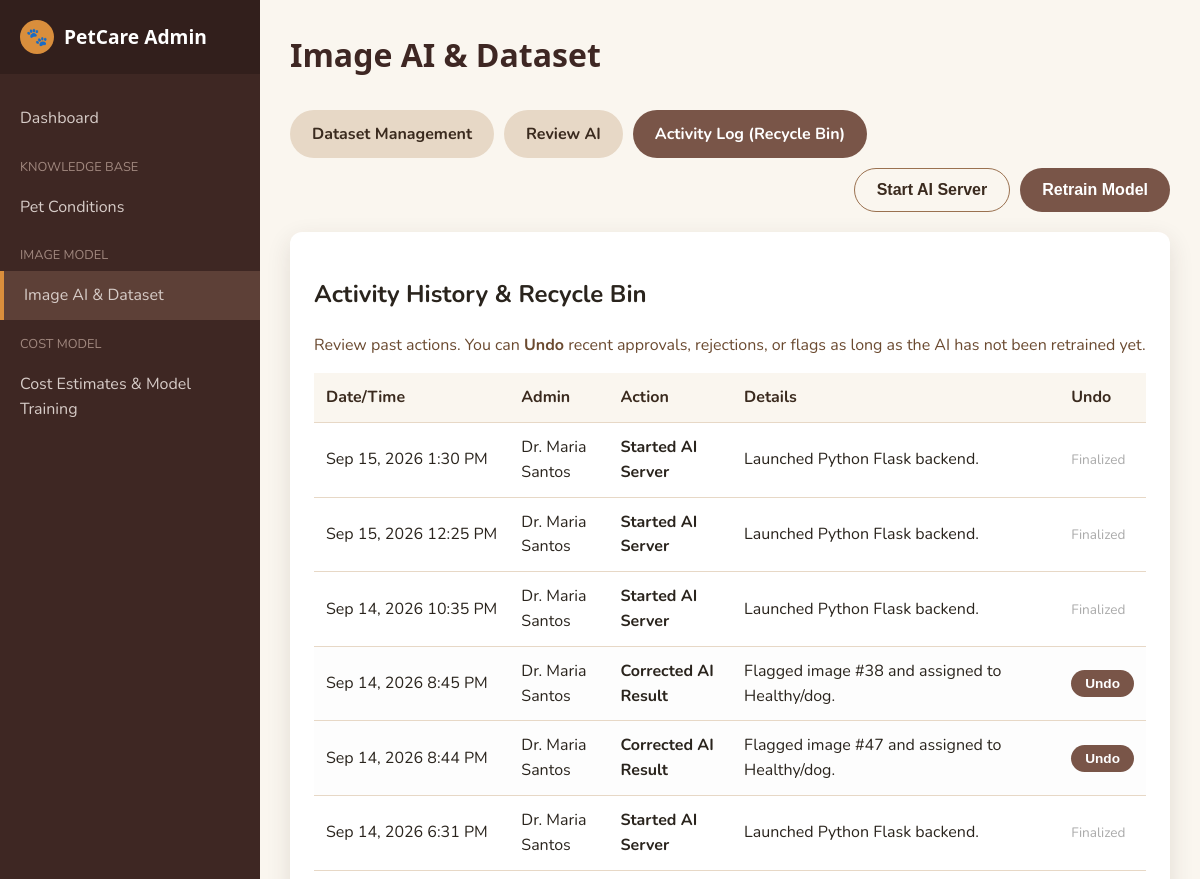
Before: /admin/image-review.php?view=activity_log (signed in, upper part) with the older database file.
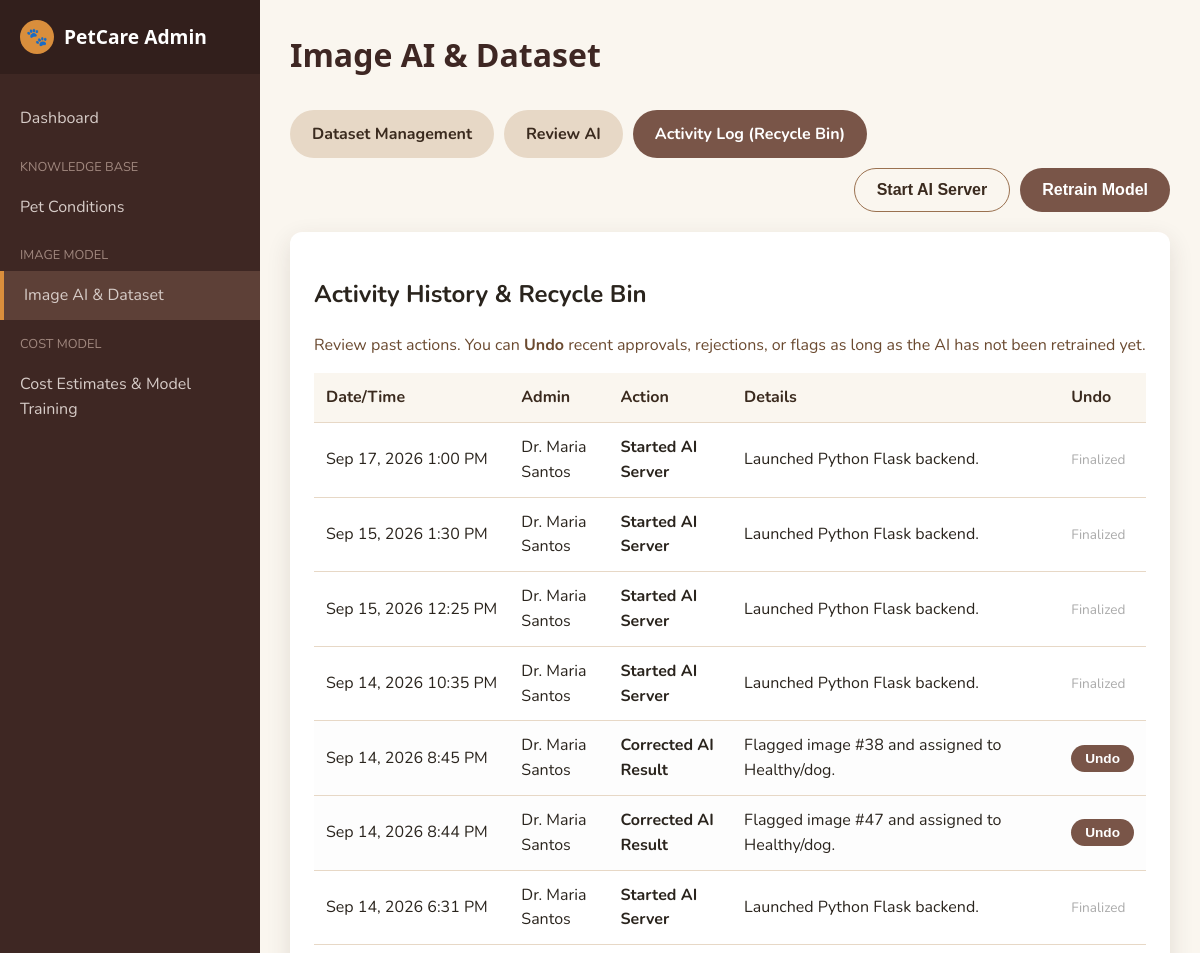
After: the same page with the newer database file.
### tables this page shows
CREATE TABLE `activity_logs` (
  `id` int(11) NOT NULL,
  `admin_id` int(11) DEFAULT NULL,
  `action` varchar(255) NOT NULL,
  `details` text DEFAULT NULL,
  `created_at` datetime NOT NULL DEFAULT current_timestamp(),
  `target_id` int(11) DEFAULT NULL,
  `target_type` varchar(50) DEFAULT NULL,
  `can_undo` tinyint(1) DEFAULT 0,
  `undo_meta` text DEFAULT NULL
);

### db/functions.php (called while the page is built, shortened)
<?php
function h(?string $value): string {
    return htmlspecialchars($value ?? '', ENT_QUOTES, 'UTF-8');
}

### admin/image-review.php (the view, shortened to what the changed rows need)
<?php
$conn = get_db_connection();
$conn->query("ALTER TABLE image_classifications MODIFY COLUMN predicted_label VARCHAR(100) NOT NULL");
$conn->query("ALTER TABLE activity_logs ADD COLUMN IF NOT EXISTS target_id INT NULL");
$conn->query("ALTER TABLE activity_logs ADD COLUMN IF NOT EXISTS target_type VARCHAR(50) NULL");
$conn->query("ALTER TABLE activity_logs ADD COLUMN IF NOT EXISTS can_undo TINYINT(1) DEFAULT 0");
$conn->query("ALTER TABLE activity_logs ADD COLUMN IF NOT EXISTS undo_meta TEXT NULL");
$dataset_base = __DIR__ . '/../dataset';
$current_view = $_POST['current_view'] ?? ($_GET['view'] ?? 'dataset');
function get_subfolders($path) {
    return is_dir($path) ? array_map('basename', array_filter(glob($path . '/*'), 'is_dir')) : [];
}
$cat_diseases = get_subfolders($dataset_base . '/Diseased/cat');
$dog_diseases = get_subfolders($dataset_base . '/Diseased/dog');
if ($current_view === 'dataset') {
    $pending_images = $conn->query("SELECT * FROM dataset_images WHERE status = 'pending' ORDER BY created_at DESC");
} elseif ($current_view === 'ai_review') {
    $classifications = $conn->query("SELECT * FROM image_classifications ORDER BY created_at DESC LIMIT 50");
} elseif ($current_view === 'activity_log') {
    $activities = $conn->query("SELECT a.*, ad.full_name FROM activity_logs a LEFT JOIN admins ad ON a.admin_id = ad.id ORDER BY a.created_at DESC LIMIT 50");
}
include __DIR__ . '/../design/admin_header.php';
?>
<div class="admin-topbar">
    <h1>Image AI & Dataset</h1>
</div>
<?php if ($current_view === 'dataset'): ?>
<div style="display: flex; gap: 20px; flex-wrap: wrap; margin-bottom: 20px;">
    <div style="flex: 1; min-width: 300px;">
        <div class="panel">
            <h2>Add to Dataset</h2>
            <div style="display: flex; gap: 10px; margin-top: 15px;">
                <button class="btn btn-primary" onclick="openModal('modalDiseased')">+ Upload Diseased</button>
                <button class="btn btn-outline" onclick="openModal('modalHealthy')">+ Upload Healthy</button>
            </div>
        </div>
        <div class="panel" style="margin-top: 20px;">
            <h2>Current Folders <small style="font-weight:normal; font-size:0.7em; color:gray;">(Click to view images)</small></h2>
            <div class="folder-box">
                <strong>Diseased / Cat /</strong><br>
                <?php foreach($cat_diseases as $f): ?><a href="?view=dataset&browse=Diseased/cat/<?= h($f) ?>" class="folder-tag"><?= h($f) ?></a><?php endforeach; ?>
            </div>
            <div class="folder-box">
                <strong>Diseased / Dog /</strong><br>
                <?php foreach($dog_diseases as $f): ?><a href="?view=dataset&browse=Diseased/dog/<?= h($f) ?>" class="folder-tag"><?= h($f) ?></a><?php endforeach; ?>
            </div>
            <div class="folder-box">
                <strong>Healthy /</strong><br>
                <a href="?view=dataset&browse=Healthy/cat" class="folder-tag">cat</a>
                <a href="?view=dataset&browse=Healthy/dog" class="folder-tag">dog</a>
            </div>
        </div>
    </div>
    <div style="flex: 2; min-width: 400px;">
        <div class="panel">
            <h2>Verification Queue</h2>
            <table class="data-table">
                <thead>
                    <tr>
                        <th>Image</th>
                        <th>Target Folder</th>
                        <th>Action</th>
                    </tr>
                </thead>
                <tbody>
                    <?php if ($pending_images->num_rows === 0): ?>
                        <tr><td colspan="3">No pending uploads.</td></tr>
                    <?php endif; ?>
                    <?php while ($img = $pending_images->fetch_assoc()): $display_name = basename($img['image_path']); ?>
                        <tr>
                            <td>
                                <a href="../static/uploads/staging/<?= h($display_name) ?>" target="_blank">
                                    <img src="../static/uploads/staging/<?= h($display_name) ?>" style="height: 60px; width: 60px; border-radius: 4px; object-fit: cover;">
                                </a>
                            </td>
                            <td><strong><?= h($img['proposed_category']) ?></strong><br><small><?= date('M j, Y g:i A', strtotime($img['created_at'])) ?></small></td>
                            <td>
                                <form method="POST" style="display:flex; gap: 5px;">
                                    <?= csrf_field() ?>
                                    <input type="hidden" name="current_view" value="<?= h($current_view) ?>">
                                    <input type="hidden" name="image_id" value="<?= $img['id'] ?>">
                                    <button type="submit" name="review_action" value="Approve" class="btn btn-sm btn-primary">Approve</button>
                                    <button type="submit" name="review_action" value="Reject" class="btn btn-sm btn-reject">Reject</button>
                                </form>
                            </td>
                        </tr>
                    <?php endwhile; ?>
                </tbody>
            </table>
        </div>
    </div>
</div>
<?php elseif ($current_view === 'activity_log'): ?>
<div class="panel">
    <h2>Activity History & Recycle Bin</h2>
    <table class="data-table">
        <thead>
            <tr>
                <th>Date/Time</th>
                <th>Admin</th>
                <th>Action</th>
                <th>Details</th>
                <th>Undo</th>
            </tr>
        </thead>
        <tbody>
            <?php while ($log = $activities->fetch_assoc()): ?>
                <tr <?= $log['can_undo'] ? 'style="background-color: #fdfdfd;"' : '' ?>>
                    <td style="white-space: nowrap;"><?= date('M j, Y g:i A', strtotime($log['created_at'])) ?></td>
                    <td><?= h($log['full_name'] ?? 'System') ?></td>
                    <td><strong><?= h($log['action']) ?></strong></td>
                    <td><?= h($log['details']) ?></td>
                    <td>
                        <?php if ($log['can_undo']): ?>
                            <form method="POST" style="margin:0;">
                                <button type="submit" name="undo_action" class="btn btn-sm btn-primary" onclick="return confirm('Undo this action?');">Undo</button>
                            </form>
                        <?php else: ?>
                            <span style="color: #aaa; font-size: 0.85em;">Finalized</span>
                        <?php endif; ?>
                    </td>
                </tr>
            <?php endwhile; ?>
        </tbody>
    </table>
</div>
<?php endif; ?>
<?php include __DIR__ . '/../design/admin_footer.php'; ?>

Changed rows visible on the page:
added activity_logs: created_at "Sep 17, 2026 1:00 PM", admin.full_name "Dr. Maria Santos", action "Started AI Server", details "Launched Python Flask backend.", can_undo "Finalized"
